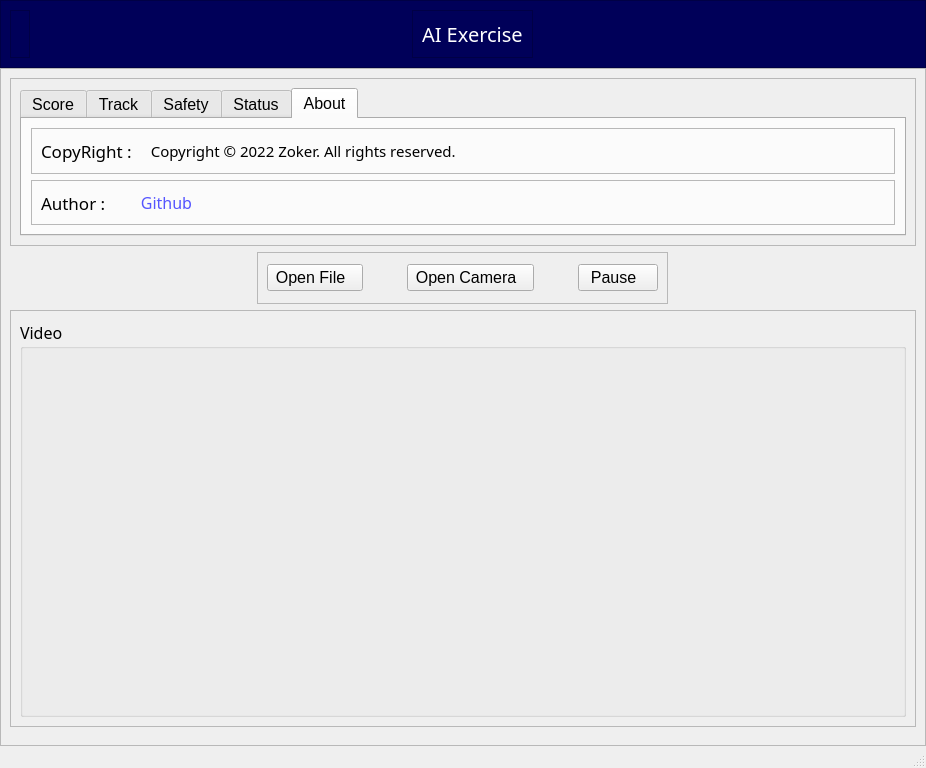
<?xml version="1.0" encoding="UTF-8"?>
<ui version="4.0">
 <class>MainWindow</class>
 <widget class="QMainWindow" name="MainWindow">
  <property name="geometry">
   <rect>
    <x>0</x>
    <y>0</y>
    <width>926</width>
    <height>768</height>
   </rect>
  </property>
  <property name="windowTitle">
   <string>ocker</string>
  </property>
  <property name="windowIcon">
   <iconset>
    <normaloff>images/icon.ico</normaloff>images/icon.ico</iconset>
  </property>
  <widget class="QWidget" name="centralwidget">
   <layout class="QVBoxLayout" name="verticalLayout">
    <property name="spacing">
     <number>0</number>
    </property>
    <property name="leftMargin">
     <number>0</number>
    </property>
    <property name="topMargin">
     <number>0</number>
    </property>
    <property name="rightMargin">
     <number>0</number>
    </property>
    <property name="bottomMargin">
     <number>0</number>
    </property>
    <item>
     <widget class="QFrame" name="frame">
      <property name="sizePolicy">
       <sizepolicy hsizetype="Expanding" vsizetype="Expanding">
        <horstretch>0</horstretch>
        <verstretch>0</verstretch>
       </sizepolicy>
      </property>
      <property name="styleSheet">
       <string notr="true">background-color: rgb(0, 0, 89);</string>
      </property>
      <property name="frameShape">
       <enum>QFrame::StyledPanel</enum>
      </property>
      <property name="frameShadow">
       <enum>QFrame::Raised</enum>
      </property>
      <layout class="QHBoxLayout" name="horizontalLayout_13">
       <item>
        <widget class="QFrame" name="frame_8">
         <property name="sizePolicy">
          <sizepolicy hsizetype="Expanding" vsizetype="Preferred">
           <horstretch>0</horstretch>
           <verstretch>0</verstretch>
          </sizepolicy>
         </property>
         <property name="font">
          <font>
           <family>Arial</family>
          </font>
         </property>
         <property name="frameShape">
          <enum>QFrame::StyledPanel</enum>
         </property>
         <property name="frameShadow">
          <enum>QFrame::Raised</enum>
         </property>
         <layout class="QHBoxLayout" name="horizontalLayout_15"/>
        </widget>
       </item>
       <item alignment="Qt::AlignHCenter">
        <widget class="QFrame" name="frame_17">
         <property name="sizePolicy">
          <sizepolicy hsizetype="Expanding" vsizetype="Preferred">
           <horstretch>1</horstretch>
           <verstretch>0</verstretch>
          </sizepolicy>
         </property>
         <property name="frameShape">
          <enum>QFrame::StyledPanel</enum>
         </property>
         <property name="frameShadow">
          <enum>QFrame::Raised</enum>
         </property>
         <layout class="QHBoxLayout" name="horizontalLayout_14">
          <item>
           <widget class="QLabel" name="label_12">
            <property name="font">
             <font>
              <family>MV Boli</family>
              <pointsize>15</pointsize>
             </font>
            </property>
            <property name="styleSheet">
             <string notr="true">color: rgb(255, 255, 255);</string>
            </property>
            <property name="text">
             <string>AI Exercise</string>
            </property>
           </widget>
          </item>
         </layout>
        </widget>
       </item>
       <item>
        <widget class="QFrame" name="frame_18">
         <property name="sizePolicy">
          <sizepolicy hsizetype="Expanding" vsizetype="Preferred">
           <horstretch>0</horstretch>
           <verstretch>0</verstretch>
          </sizepolicy>
         </property>
         <property name="frameShape">
          <enum>QFrame::StyledPanel</enum>
         </property>
         <property name="frameShadow">
          <enum>QFrame::Raised</enum>
         </property>
        </widget>
       </item>
      </layout>
     </widget>
    </item>
    <item>
     <widget class="QFrame" name="frame_2">
      <property name="enabled">
       <bool>true</bool>
      </property>
      <property name="sizePolicy">
       <sizepolicy hsizetype="Preferred" vsizetype="Expanding">
        <horstretch>0</horstretch>
        <verstretch>9</verstretch>
       </sizepolicy>
      </property>
      <property name="styleSheet">
       <string notr="true">\</string>
      </property>
      <property name="frameShape">
       <enum>QFrame::StyledPanel</enum>
      </property>
      <property name="frameShadow">
       <enum>QFrame::Raised</enum>
      </property>
      <layout class="QVBoxLayout" name="verticalLayout_2">
       <item>
        <widget class="QFrame" name="frame_3">
         <property name="sizePolicy">
          <sizepolicy hsizetype="Preferred" vsizetype="Expanding">
           <horstretch>0</horstretch>
           <verstretch>1</verstretch>
          </sizepolicy>
         </property>
         <property name="frameShape">
          <enum>QFrame::StyledPanel</enum>
         </property>
         <property name="frameShadow">
          <enum>QFrame::Raised</enum>
         </property>
         <layout class="QVBoxLayout" name="verticalLayout_4">
          <item>
           <widget class="QTabWidget" name="tabWidget">
            <property name="font">
             <font>
              <pointsize>12</pointsize>
             </font>
            </property>
            <property name="styleSheet">
             <string notr="true">QTabBar::tab {min-width:100px;color: white;background-color:qlineargradient(x1:0, y1:0, x2:0, y2:1, stop: 0 #eeeeee, stop: 1 gray);border: 2px solid;border-top-left-radius: 10px;border-top-right-radius: 10px;padding:5px;
}	
QTabBar::tab:!selected {margin-top: 5px;} 
QTabBar::tab:selected {color: blue;};</string>
            </property>
            <property name="currentIndex">
             <number>4</number>
            </property>
            <widget class="QWidget" name="Score">
             <attribute name="title">
              <string>Score</string>
             </attribute>
             <layout class="QVBoxLayout" name="verticalLayout_3">
              <item>
               <widget class="QFrame" name="frame_6">
                <property name="sizePolicy">
                 <sizepolicy hsizetype="Preferred" vsizetype="Expanding">
                  <horstretch>0</horstretch>
                  <verstretch>0</verstretch>
                 </sizepolicy>
                </property>
                <property name="frameShape">
                 <enum>QFrame::StyledPanel</enum>
                </property>
                <property name="frameShadow">
                 <enum>QFrame::Raised</enum>
                </property>
                <layout class="QHBoxLayout" name="horizontalLayout_3">
                 <item>
                  <widget class="QLabel" name="label">
                   <property name="font">
                    <font>
                     <family>Bahnschrift</family>
                     <pointsize>13</pointsize>
                    </font>
                   </property>
                   <property name="text">
                    <string>Exercise Type:</string>
                   </property>
                  </widget>
                 </item>
                </layout>
               </widget>
              </item>
              <item>
               <widget class="QFrame" name="frame_7">
                <property name="sizePolicy">
                 <sizepolicy hsizetype="Preferred" vsizetype="Expanding">
                  <horstretch>0</horstretch>
                  <verstretch>0</verstretch>
                 </sizepolicy>
                </property>
                <property name="frameShape">
                 <enum>QFrame::StyledPanel</enum>
                </property>
                <property name="frameShadow">
                 <enum>QFrame::Raised</enum>
                </property>
                <layout class="QHBoxLayout" name="horizontalLayout">
                 <item>
                  <widget class="QRadioButton" name="pull_up">
                   <property name="font">
                    <font>
                     <pointsize>12</pointsize>
                    </font>
                   </property>
                   <property name="text">
                    <string>Pull up</string>
                   </property>
                  </widget>
                 </item>
                 <item>
                  <widget class="QRadioButton" name="push_up">
                   <property name="font">
                    <font>
                     <pointsize>12</pointsize>
                    </font>
                   </property>
                   <property name="text">
                    <string>Push up</string>
                   </property>
                  </widget>
                 </item>
                 <item>
                  <widget class="QRadioButton" name="sit_up">
                   <property name="font">
                    <font>
                     <pointsize>12</pointsize>
                    </font>
                   </property>
                   <property name="text">
                    <string>Sit up</string>
                   </property>
                  </widget>
                 </item>
                 <item alignment="Qt::AlignHCenter">
                  <widget class="QRadioButton" name="squat_up">
                   <property name="font">
                    <font>
                     <pointsize>12</pointsize>
                    </font>
                   </property>
                   <property name="text">
                    <string>Squat</string>
                   </property>
                  </widget>
                 </item>
                 <item>
                  <widget class="QRadioButton" name="walk_dan">
                   <property name="font">
                    <font>
                     <pointsize>12</pointsize>
                    </font>
                   </property>
                   <property name="text">
                    <string>Walk</string>
                   </property>
                  </widget>
                 </item>
                </layout>
               </widget>
              </item>
             </layout>
            </widget>
            <widget class="QWidget" name="Track">
             <attribute name="title">
              <string>Track</string>
             </attribute>
             <layout class="QVBoxLayout" name="verticalLayout_7">
              <item>
               <widget class="QFrame" name="frame_10">
                <property name="sizePolicy">
                 <sizepolicy hsizetype="Preferred" vsizetype="Expanding">
                  <horstretch>0</horstretch>
                  <verstretch>0</verstretch>
                 </sizepolicy>
                </property>
                <property name="frameShape">
                 <enum>QFrame::StyledPanel</enum>
                </property>
                <property name="frameShadow">
                 <enum>QFrame::Raised</enum>
                </property>
                <layout class="QHBoxLayout" name="horizontalLayout_6">
                 <item>
                  <widget class="QLabel" name="label_3">
                   <property name="font">
                    <font>
                     <family>Bahnschrift</family>
                     <pointsize>13</pointsize>
                    </font>
                   </property>
                   <property name="text">
                    <string>Track Type:</string>
                   </property>
                  </widget>
                 </item>
                </layout>
               </widget>
              </item>
              <item>
               <widget class="QFrame" name="frame_9">
                <property name="sizePolicy">
                 <sizepolicy hsizetype="Preferred" vsizetype="Expanding">
                  <horstretch>0</horstretch>
                  <verstretch>0</verstretch>
                 </sizepolicy>
                </property>
                <property name="frameShape">
                 <enum>QFrame::StyledPanel</enum>
                </property>
                <property name="frameShadow">
                 <enum>QFrame::Raised</enum>
                </property>
                <layout class="QHBoxLayout" name="horizontalLayout_4">
                 <item>
                  <widget class="QRadioButton" name="human_3d">
                   <property name="font">
                    <font>
                     <pointsize>12</pointsize>
                    </font>
                   </property>
                   <property name="text">
                    <string>Human 3D</string>
                   </property>
                  </widget>
                 </item>
                 <item>
                  <widget class="QRadioButton" name="human_2d">
                   <property name="font">
                    <font>
                     <pointsize>12</pointsize>
                    </font>
                   </property>
                   <property name="text">
                    <string>Human 2D</string>
                   </property>
                  </widget>
                 </item>
                 <item>
                  <widget class="QRadioButton" name="hand_3d">
                   <property name="font">
                    <font>
                     <pointsize>12</pointsize>
                    </font>
                   </property>
                   <property name="text">
                    <string>Hand 3D</string>
                   </property>
                  </widget>
                 </item>
                 <item>
                  <widget class="QRadioButton" name="human_seg">
                   <property name="font">
                    <font>
                     <pointsize>12</pointsize>
                    </font>
                   </property>
                   <property name="text">
                    <string>Human Segment</string>
                   </property>
                  </widget>
                 </item>
                </layout>
               </widget>
              </item>
             </layout>
            </widget>
            <widget class="QWidget" name="Safety">
             <attribute name="title">
              <string>Safety</string>
             </attribute>
             <layout class="QVBoxLayout" name="verticalLayout_8">
              <item>
               <widget class="QFrame" name="frame_11">
                <property name="sizePolicy">
                 <sizepolicy hsizetype="Preferred" vsizetype="Expanding">
                  <horstretch>0</horstretch>
                  <verstretch>0</verstretch>
                 </sizepolicy>
                </property>
                <property name="frameShape">
                 <enum>QFrame::StyledPanel</enum>
                </property>
                <property name="frameShadow">
                 <enum>QFrame::Raised</enum>
                </property>
                <layout class="QHBoxLayout" name="horizontalLayout_7">
                 <item>
                  <widget class="QLabel" name="label_4">
                   <property name="font">
                    <font>
                     <family>Bahnschrift</family>
                     <pointsize>13</pointsize>
                    </font>
                   </property>
                   <property name="text">
                    <string>Introduction:</string>
                   </property>
                  </widget>
                 </item>
                </layout>
               </widget>
              </item>
              <item>
               <widget class="QFrame" name="frame_12">
                <property name="sizePolicy">
                 <sizepolicy hsizetype="Preferred" vsizetype="Expanding">
                  <horstretch>0</horstretch>
                  <verstretch>0</verstretch>
                 </sizepolicy>
                </property>
                <property name="frameShape">
                 <enum>QFrame::StyledPanel</enum>
                </property>
                <property name="frameShadow">
                 <enum>QFrame::Raised</enum>
                </property>
                <layout class="QHBoxLayout" name="horizontalLayout_8">
                 <item>
                  <widget class="QLabel" name="label_5">
                   <property name="font">
                    <font>
                     <family>MingLiU_HKSCS-ExtB</family>
                     <pointsize>12</pointsize>
                     <weight>50</weight>
                     <italic>false</italic>
                     <bold>false</bold>
                    </font>
                   </property>
                   <property name="text">
                    <string>Detect whether people fall during exercise.</string>
                   </property>
                  </widget>
                 </item>
                </layout>
               </widget>
              </item>
             </layout>
            </widget>
            <widget class="QWidget" name="Status">
             <attribute name="title">
              <string>Status</string>
             </attribute>
             <layout class="QVBoxLayout" name="verticalLayout_9">
              <item>
               <widget class="QFrame" name="frame_14">
                <property name="sizePolicy">
                 <sizepolicy hsizetype="Preferred" vsizetype="Expanding">
                  <horstretch>0</horstretch>
                  <verstretch>0</verstretch>
                 </sizepolicy>
                </property>
                <property name="frameShape">
                 <enum>QFrame::StyledPanel</enum>
                </property>
                <property name="frameShadow">
                 <enum>QFrame::Raised</enum>
                </property>
                <layout class="QHBoxLayout" name="horizontalLayout_10">
                 <item>
                  <widget class="QLabel" name="label_7">
                   <property name="font">
                    <font>
                     <family>Bahnschrift</family>
                     <pointsize>13</pointsize>
                    </font>
                   </property>
                   <property name="text">
                    <string>Introduction:</string>
                   </property>
                  </widget>
                 </item>
                </layout>
               </widget>
              </item>
              <item>
               <widget class="QFrame" name="frame_13">
                <property name="sizePolicy">
                 <sizepolicy hsizetype="Preferred" vsizetype="Expanding">
                  <horstretch>0</horstretch>
                  <verstretch>0</verstretch>
                 </sizepolicy>
                </property>
                <property name="frameShape">
                 <enum>QFrame::StyledPanel</enum>
                </property>
                <property name="frameShadow">
                 <enum>QFrame::Raised</enum>
                </property>
                <layout class="QHBoxLayout" name="horizontalLayout_9">
                 <item>
                  <widget class="QLabel" name="label_6">
                   <property name="font">
                    <font>
                     <family>MingLiU_HKSCS-ExtB</family>
                     <pointsize>12</pointsize>
                    </font>
                   </property>
                   <property name="text">
                    <string>Detect whether people are tired during exercise.</string>
                   </property>
                  </widget>
                 </item>
                </layout>
               </widget>
              </item>
             </layout>
            </widget>
            <widget class="QWidget" name="About">
             <attribute name="title">
              <string>About</string>
             </attribute>
             <layout class="QVBoxLayout" name="verticalLayout_10">
              <item>
               <widget class="QFrame" name="frame_15">
                <property name="sizePolicy">
                 <sizepolicy hsizetype="Preferred" vsizetype="Expanding">
                  <horstretch>0</horstretch>
                  <verstretch>0</verstretch>
                 </sizepolicy>
                </property>
                <property name="frameShape">
                 <enum>QFrame::StyledPanel</enum>
                </property>
                <property name="frameShadow">
                 <enum>QFrame::Raised</enum>
                </property>
                <layout class="QHBoxLayout" name="horizontalLayout_11">
                 <item>
                  <widget class="QLabel" name="label_8">
                   <property name="font">
                    <font>
                     <family>Bahnschrift</family>
                     <pointsize>13</pointsize>
                    </font>
                   </property>
                   <property name="text">
                    <string>CopyRight : </string>
                   </property>
                  </widget>
                 </item>
                 <item>
                  <widget class="QLabel" name="label_2">
                   <property name="sizePolicy">
                    <sizepolicy hsizetype="Preferred" vsizetype="Preferred">
                     <horstretch>1</horstretch>
                     <verstretch>0</verstretch>
                    </sizepolicy>
                   </property>
                   <property name="minimumSize">
                    <size>
                     <width>0</width>
                     <height>0</height>
                    </size>
                   </property>
                   <property name="font">
                    <font>
                     <family>Roman</family>
                     <pointsize>11</pointsize>
                    </font>
                   </property>
                   <property name="text">
                    <string>  Copyright © 2022 Zoker. All rights reserved.</string>
                   </property>
                  </widget>
                 </item>
                </layout>
               </widget>
              </item>
              <item>
               <widget class="QFrame" name="frame_16">
                <property name="sizePolicy">
                 <sizepolicy hsizetype="Preferred" vsizetype="Expanding">
                  <horstretch>0</horstretch>
                  <verstretch>0</verstretch>
                 </sizepolicy>
                </property>
                <property name="frameShape">
                 <enum>QFrame::StyledPanel</enum>
                </property>
                <property name="frameShadow">
                 <enum>QFrame::Raised</enum>
                </property>
                <layout class="QHBoxLayout" name="horizontalLayout_12">
                 <item>
                  <widget class="QLabel" name="label_10">
                   <property name="font">
                    <font>
                     <family>Bahnschrift</family>
                     <pointsize>13</pointsize>
                    </font>
                   </property>
                   <property name="text">
                    <string>Author : </string>
                   </property>
                  </widget>
                 </item>
                 <item>
                  <widget class="QLabel" name="label_11">
                   <property name="sizePolicy">
                    <sizepolicy hsizetype="Preferred" vsizetype="Preferred">
                     <horstretch>1</horstretch>
                     <verstretch>0</verstretch>
                    </sizepolicy>
                   </property>
                   <property name="font">
                    <font>
                     <family>Roman</family>
                     <pointsize>12</pointsize>
                    </font>
                   </property>
                   <property name="cursor">
                    <cursorShape>OpenHandCursor</cursorShape>
                   </property>
                   <property name="styleSheet">
                    <string notr="true">color: rgb(0, 170, 255);
color: rgb(85, 85, 255);</string>
                   </property>
                   <property name="text">
                    <string>      Github</string>
                   </property>
                   <property name="openExternalLinks">
                    <bool>true</bool>
                   </property>
                  </widget>
                 </item>
                </layout>
               </widget>
              </item>
             </layout>
            </widget>
           </widget>
          </item>
         </layout>
        </widget>
       </item>
       <item alignment="Qt::AlignHCenter">
        <widget class="QFrame" name="frame_4">
         <property name="sizePolicy">
          <sizepolicy hsizetype="Preferred" vsizetype="Expanding">
           <horstretch>0</horstretch>
           <verstretch>1</verstretch>
          </sizepolicy>
         </property>
         <property name="frameShape">
          <enum>QFrame::StyledPanel</enum>
         </property>
         <property name="frameShadow">
          <enum>QFrame::Raised</enum>
         </property>
         <layout class="QHBoxLayout" name="horizontalLayout_2">
          <item>
           <widget class="QPushButton" name="btn_file">
            <property name="sizePolicy">
             <sizepolicy hsizetype="Preferred" vsizetype="Fixed">
              <horstretch>0</horstretch>
              <verstretch>0</verstretch>
             </sizepolicy>
            </property>
            <property name="font">
             <font>
              <pointsize>12</pointsize>
             </font>
            </property>
            <property name="focusPolicy">
             <enum>Qt::NoFocus</enum>
            </property>
            <property name="styleSheet">
             <string notr="true"/>
            </property>
            <property name="text">
             <string> Open File   </string>
            </property>
            <property name="icon">
             <iconset>
              <normaloff>images/datafile.png</normaloff>images/datafile.png</iconset>
            </property>
           </widget>
          </item>
          <item>
           <widget class="QPushButton" name="pushButton">
            <property name="styleSheet">
             <string notr="true">border: none
</string>
            </property>
            <property name="text">
             <string/>
            </property>
           </widget>
          </item>
          <item>
           <widget class="QPushButton" name="btn_camera">
            <property name="enabled">
             <bool>true</bool>
            </property>
            <property name="font">
             <font>
              <pointsize>12</pointsize>
             </font>
            </property>
            <property name="focusPolicy">
             <enum>Qt::NoFocus</enum>
            </property>
            <property name="text">
             <string> Open Camera   </string>
            </property>
            <property name="icon">
             <iconset>
              <normaloff>images/icons8-unsplash-64.png</normaloff>images/icons8-unsplash-64.png</iconset>
            </property>
           </widget>
          </item>
          <item>
           <widget class="QPushButton" name="pushButton_2">
            <property name="styleSheet">
             <string notr="true">border: none
</string>
            </property>
            <property name="text">
             <string/>
            </property>
           </widget>
          </item>
          <item>
           <widget class="QPushButton" name="btn_pause">
            <property name="enabled">
             <bool>true</bool>
            </property>
            <property name="font">
             <font>
              <pointsize>12</pointsize>
             </font>
            </property>
            <property name="focusPolicy">
             <enum>Qt::NoFocus</enum>
            </property>
            <property name="text">
             <string> Pause   </string>
            </property>
            <property name="icon">
             <iconset>
              <normaloff>images/icons8-pause-button-48.png</normaloff>images/icons8-pause-button-48.png</iconset>
            </property>
           </widget>
          </item>
         </layout>
        </widget>
       </item>
       <item>
        <widget class="QFrame" name="frame_5">
         <property name="sizePolicy">
          <sizepolicy hsizetype="Preferred" vsizetype="Expanding">
           <horstretch>0</horstretch>
           <verstretch>8</verstretch>
          </sizepolicy>
         </property>
         <property name="minimumSize">
          <size>
           <width>0</width>
           <height>400</height>
          </size>
         </property>
         <property name="frameShape">
          <enum>QFrame::StyledPanel</enum>
         </property>
         <property name="frameShadow">
          <enum>QFrame::Raised</enum>
         </property>
         <layout class="QVBoxLayout" name="verticalLayout_5">
          <item>
           <widget class="QGroupBox" name="groupBox">
            <property name="font">
             <font>
              <family>Malgun Gothic</family>
              <pointsize>12</pointsize>
             </font>
            </property>
            <property name="title">
             <string>Video</string>
            </property>
            <layout class="QHBoxLayout" name="horizontalLayout_5">
             <item>
              <widget class="QLabel" name="video">
               <property name="sizePolicy">
                <sizepolicy hsizetype="Expanding" vsizetype="Expanding">
                 <horstretch>0</horstretch>
                 <verstretch>0</verstretch>
                </sizepolicy>
               </property>
               <property name="text">
                <string/>
               </property>
              </widget>
             </item>
            </layout>
           </widget>
          </item>
         </layout>
        </widget>
       </item>
       <item>
        <widget class="Line" name="line">
         <property name="sizePolicy">
          <sizepolicy hsizetype="Maximum" vsizetype="Fixed">
           <horstretch>0</horstretch>
           <verstretch>0</verstretch>
          </sizepolicy>
         </property>
         <property name="orientation">
          <enum>Qt::Horizontal</enum>
         </property>
        </widget>
       </item>
      </layout>
     </widget>
    </item>
   </layout>
  </widget>
  <widget class="QMenuBar" name="menubar">
   <property name="geometry">
    <rect>
     <x>0</x>
     <y>0</y>
     <width>926</width>
     <height>22</height>
    </rect>
   </property>
  </widget>
  <widget class="QStatusBar" name="statusbar"/>
 </widget>
 <resources/>
 <connections/>
</ui>
